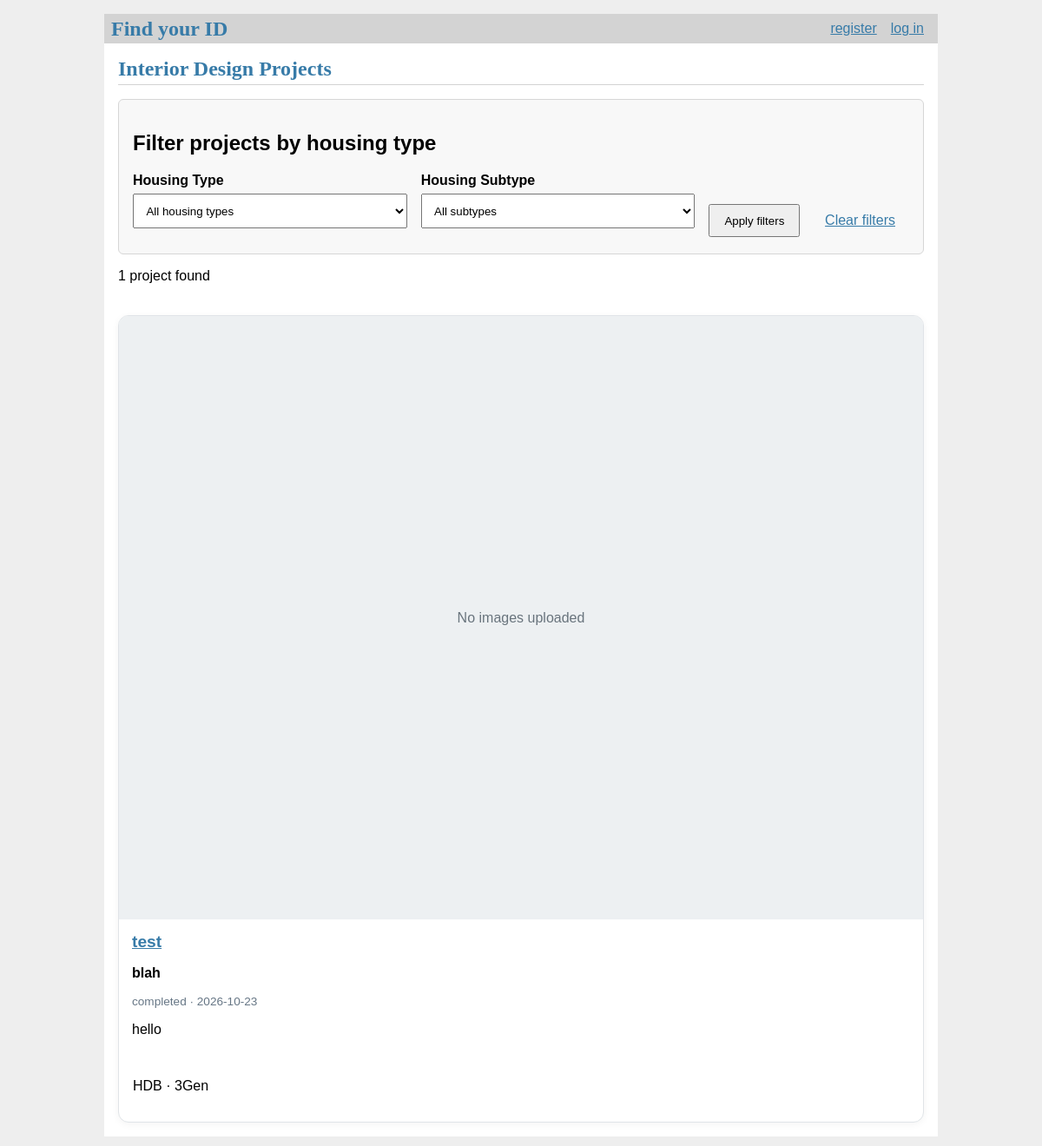
The page / on the database its author committed.
### tables this page shows
CREATE TABLE idp(
    id integer primary key autoincrement,
    designer_id integer not null,
    title text not null,
    description text,
    propertyType text not null,
    houseType text not null,
    property_subtype_id integer,               -- optional: existing projects have none
    price integer not null check (price >= 0), -- whole dollars (SGD)
    status text not null default 'completed'
        check (status in ('ongoing', 'completed')),
    created timestamp not null default current_timestamp,
    foreign key (designer_id) references designer (userID),
    foreign key (property_subtype_id) references property_subtype (id)
);

CREATE TABLE company(
    companyID integer primary key autoincrement,
    companyName text not null,
    companyLine text unique not null,
    companyEmail text
);

### idfinder/boundaries/home.py (the view)
    @bp.route('/')
    def index():
        selected_type = request.args.get('property_type', '').strip()
        selected_subtype = request.args.get('property_subtype_id', '').strip()
        housing_types, housing_subtypes = SearchController.options()
        error = None
        try:
            projects = SearchController.search(selected_type, selected_subtype)
        except ValidationError as exc:
            projects = []
            error = str(exc)
        return render_template(
            'home/index.html', idps=projects,
            housing_types=housing_types, housing_subtypes=housing_subtypes,
            selected_type=selected_type, selected_subtype=selected_subtype,
            filter_error=error,
        ), 400 if error else 200

### idfinder/boundaries/auth.py (called while the page is built)
    @bp.before_app_request
    def load_logged_in_user():
        user_id = session.get('user_id')
        if user_id is None:
            g.user = None
        else:
            g.user = auth_control.get_user(user_id)  # g.user lasts for the length of the request

### idfinder/controller/search_controller.py (called while the page is built, shortened)
    @staticmethod
    def options():
        return Housing.types(), Housing.subtypes()

    @staticmethod
    def search(property_type='', property_subtype_id=''):
        property_type = (property_type or '').strip()
        if property_type and Housing.find_type(property_type) is None:
            raise ValidationError('Please choose a valid housing type.')
        subtype_id = None
        return IDP.find_all_with_images(property_type, subtype_id)

### idfinder/db.py (called while the page is built)
def get_db(): #called when app has been created and is handling a request
    if 'db' not in g:
        g.db = sqlite3.connect( #establishes connection to the file pointed by DATABASE in create_app in __init__.py
            current_app.config['DATABASE'],
            detect_types=sqlite3.PARSE_DECLTYPES
        )
        g.db.row_factory = sqlite3.Row #tells the connection to return rows that behave like dicts --> columns can be accessed by name
    return g.db

### idfinder/entities/housing.py (called while the page is built)
    @staticmethod
    def find_all():
        return get_db().execute(
            'SELECT id, code, name FROM property_type ORDER BY id'
        ).fetchall()

    @staticmethod
    def find_all(property_type_id=None):
        sql, params = PropertySubtype._SELECT, ()
        if property_type_id is not None:
            sql += ' WHERE s.property_type_id = ?'
            params = (property_type_id,)
        return get_db().execute(sql + ' ORDER BY s.property_type_id, s.id', params).fetchall()

    @staticmethod
    def types():
        return PropertyType.find_all()

    @staticmethod
    def subtypes(property_type_id=None):
        return PropertySubtype.find_all(property_type_id)

### idfinder/templates/home/index.html (shortened to what this page needs)
{% extends 'base.html' %}
{% block header %}
  <h1>{% block title %}Interior Design Projects{% endblock %}</h1>
{% endblock %}
{% block content %}
<link rel="stylesheet" href="{{ url_for('static', filename='housing.css') }}">
<form method="get" action="{{ url_for('home.index') }}" class="housing-filter" data-housing-selects>
  <h2>Filter projects by housing type</h2>
  <div class="housing-fields">
    <div class="housing-field">
      <label for="filter-type">Housing Type</label>
      <select id="filter-type" name="property_type" data-housing-type>
        <option value="">All housing types</option>
      </select>
    </div>
    <div class="housing-field">
      <label for="filter-subtype">Housing Subtype</label>
      <select id="filter-subtype" name="property_subtype_id" data-housing-subtype data-placeholder="All subtypes">
        <option value="">All subtypes</option>
      </select>
    </div>
    <div class="housing-actions">
      <button type="submit">Apply filters</button>
      <a href="{{ url_for('home.index') }}">Clear filters</a>
    </div>
  </div>
</form>
<p aria-live="polite">{{ idps|length }} project{{ '' if idps|length == 1 else 's' }} found</p>
<div class="project-grid">
  {% for idp in idps %}
    <article class="project-card">
      <div class="project-carousel"
           data-carousel
           aria-label="Images for {{ idp['title'] }}">
        {% if idp['images'] %}
          {% for img in idp['images'] %}
            <img
              class="project-slide{% if loop.first %} active{% endif %}"
              src="{{ url_for('static', filename='uploads/' + img['link']) }}"
              alt="{{ img['caption'] or idp['title'] }}"
              loading="lazy"
              {% if not loop.first %}hidden{% endif %}
            >
          {% endfor %}
          {% if idp['images']|length > 1 %}
            <button
              type="button"
              class="carousel-arrow carousel-prev"
              data-direction="-1"
              aria-label="Previous image">
              &#10094;
            </button>
            <button
              type="button"
              class="carousel-arrow carousel-next"
              data-direction="1"
              aria-label="Next image">
              &#10095;
            </button>
            <span class="carousel-counter" aria-live="polite">
              1 / {{ idp['images']|length }}
            </span>
          {% endif %}
        {% else %}
          <div class="project-no-image">
            No images uploaded
          </div>
        {% endif %}
      </div>
      <div class="project-info">
        <h2>
          <a href="{{ url_for('home.project_detail', idp_id=idp['id']) }}">
            {{ idp['title'] }}
          </a>
        </h2>
        <p class="project-designer">
          {{ idp['company_name'] or idp['designer_name'] }}
        </p>
        <p class="project-meta">
          {{ idp['status'] }}
          · {{ (idp['created']|string)[:10] }}
        </p>
        <p>
          {{ idp['description'] or '' }}
        </p>
      </div>
      <p class="housing-project-meta">{{ 'Condominium' if idp['propertyType'] == 'Condo' else idp['propertyType'] }}
        {% if idp['property_subtype_name'] %} &middot; {{ idp['property_subtype_name'] }}{% endif %}</p>
    </article>
  {% else %}
    <p>No matching projects. Try another housing type or clear the filters.</p>
  {% endfor %}
</div>
{% endblock %}

### idfinder/templates/base.html (shortened to what this page needs)
<!DOCTYPE html>
<link rel="stylesheet" href="{{url_for('static', filename='style.css')}}">
<nav>
    <h1>Find your ID</h1>
    <ul>
        {% if g.user %}
            <li><span>{{g.user['name']}}</span></li>
            {% if g.user['Usertype'] == 'platform' %}
              <li><a href="{{url_for('platform.dashboard')}}">Manager Dashboard</a></li>
            {% endif %}
            <li><a href="{{url_for('auth.log_out_user')}}">log out</a></li>
        {% else %}
            <li><a href="{{url_for('auth.register')}}">register</a></li>
            <li><a href="{{url_for('auth.login')}}">log in</a></li>
        {% endif %}
    </ul>
</nav>
<section class="content">
    <header>
        {% block header %}{% endblock %}
    </header>
    {% block content %}{% endblock %}
</section>

### idfinder/static/style.css (style rules this page uses)
h1 { font-family: serif; color: #377ba8; margin: 1rem 0; }
a { color: #377ba8; }
nav { background: lightgray; display: flex; align-items: center; padding: 0 0.5rem; }
nav h1 { flex: auto; margin: 0; }
nav ul { display: flex; list-style: none; margin: 0; padding: 0; }
nav ul li a, nav ul li span, header .action { display: block; padding: 0.5rem; }
.content { padding: 0 1rem 1rem; }
.content > header { border-bottom: 1px solid lightgray; display: flex; align-items: flex-end; }
.content > header h1 { flex: auto; margin: 1rem 0 0.25rem 0; }
.content:last-child { margin-bottom: 0; }
.content form { margin: 1em 0; display: flex; flex-direction: column; }
.content label { font-weight: bold; margin-bottom: 0.5em; }
.project-grid { display: grid; grid-template-columns: repeat(auto-fit, minmax(min(100%, 270px), 1fr)); gap: 20px; padding-top: 20px; }
.project-card { border: 1px solid #e0e4e8; border-radius: 12px; background: white; overflow: hidden; box-shadow: 0 2px 8px #0000000c; }
.project-carousel { position: relative; width: 100%; aspect-ratio: 4 / 3; background: #edf0f2; overflow: hidden; }
.project-no-image { height: 100%; display: grid; place-items: center; color: #69747d; }
.project-info { padding: 15px; }
.project-info h2 { font-size: 1.2rem; margin: 0 0 6px; }
.project-designer { font-weight: 600; }
.project-meta { color: #667685; font-size: .85rem; }
[data-housing-selects] { display: contents; }
.content [data-housing-selects] select { margin-bottom: 1em; }

### idfinder/static/housing.css (style rules this page uses)
.housing-filter { margin: 1rem 0 1.5rem; padding: 1rem; border: 1px solid #d6d6d6; border-radius: 6px; background: #f8f8f8; }
.housing-fields { display: flex; gap: 1rem; flex-wrap: wrap; align-items: flex-end; }
.housing-field { flex: 1 1 210px; }
.housing-field label { display: block; margin-bottom: .4rem; font-weight: bold; }
.housing-field select { width: 100%; padding: .65rem; }
.housing-actions { display: flex; gap: .8rem; align-items: center; padding-bottom: .2rem; }
.housing-actions button, .housing-actions a { padding: .6rem 1rem; }
.housing-project-meta { padding: 0 1rem 1rem; }

### rows shown on the page
idp: title "test", companyName "blah", status "completed", created "2026-10-23", description "hello", propertyType "HDB", property_subtype_name "3Gen"

### other values the page prints
{{ idps|length }} "1"
